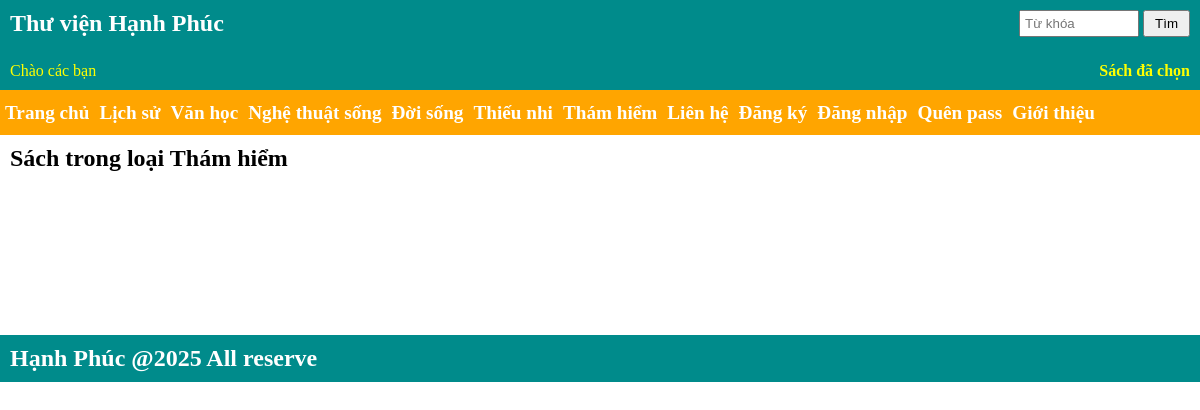
The app's page /index.php?page=sach_trong_loai&id=6 with its own data.
### tables this page shows
CREATE TABLE `loai_sach` (
  `id` int(11) NOT NULL COMMENT 'id sách',
  `ten` varchar(50) NOT NULL COMMENT 'Tên loại sách',
  `thu_tu` int(11) DEFAULT 0 COMMENT 'Thứ tự',
  `an_hien` tinyint(1) DEFAULT 0 COMMENT '0 là ẩn, 1 là hiện'
);

### controller/SiteController.php (called while the page is built, shortened)
<?php
require_once "model/Database.php";
class SiteController{
    function __construct(){
        $db = new Database();
        $this->loai_arr = $db->Lay_Loai();
    }
    function sach_trong_loai(){
        $id = $_GET['id'];
        $db = new Database;
        $ten_loai = $db->Lay_Ten_Loai($id);
        include "views/layout.php";
    }
}

### model/Database.php (called while the page is built, shortened)
<?php
class Database {
  private $conn;
  function __construct(){
    try {
        $str = "mysql:host=".DB_HOST."; dbname=". DB_NAME."; charset=utf8";
        $this->conn = new PDO($str, DB_USER , DB_PASS);
    }
    catch(Exception $e ){
        die("Lỗi kết nối database : " . $e->getMessage());
    }
  }
  function Lay_Ten_Loai( $id_loai) {
    $sql ="SELECT * FROM loai_sach WHERE id= $id_loai";
    $kq =  $this->conn -> query( $sql );
    $row = $kq->fetch(PDO::FETCH_ASSOC);
    return $row['ten'];
  }
  function Lay_Loai( ) {
    $sql = "Select * from loai_sach WHERE an_hien =1 ORDER By thu_tu ASC";
    $kq =  $this->conn -> query($sql);
    return $kq->fetchAll(PDO::FETCH_ASSOC);
  }
 }

### views/layout.php (the view, shortened to what this page needs)
<!DOCTYPE html>
<html>
<head>
    <link rel="stylesheet" href="<?=PUBLIC_URL?>/css/c1.css">
</head>
<body>
    <div class="container">
        <header><?php include "views/header.php"; ?></header>
        <nav> <?php include "views/nav.php"; ?> </nav>
        <main> <?php include $mainview ?> </main>
        <footer><?php include "views/footer.php";?> </footer>
    </div>
</body>
</html>

### views/nav.php
<ul> <li> <a href="index.php">Trang chủ</a> </li>
     <?php foreach($this->loai_arr as $row_loai) {  ?>
     <li> <a href="index.php?page=sach_trong_loai&id=<?=$row_loai['id']?>">
           <?=$row_loai['ten']?>
          </a>
     </li>
     <?php } ?>
     <li> <a href="index.php?page=lien_he">Liên hệ</a> </li>
     <?php if (isset($_SESSION['ho_ten']) == false) { ?>
     <li> <a href="index.php?page=dang_ky">Đăng ký</a> </li>
     <li> <a href="index.php?page=dang_nhap">Đăng nhập</a> </li>
     <li> <a href="index.php?page=quen_pass">Quên pass</a> </li>
     <?php } else { ?>
      <li> <a href="index.php?page=doi_pass">Đổi pass</a> </li>
      <li> <a href="index.php?page=thoat">Thoát</a> </li>
     <?php } ?>
     <li> <a href="index.php?page=gioi_thieu">Giới thiệu</a> </li>
</ul>

### views/sach_trong_loai.php (shortened to what this page needs)
<div class="list_sp">
  <h2> Sách trong loại <?php echo $ten_loai ;?> </h2>
</div>

### public/css/c1.css (style rules this page uses)
* { padding:0; margin:0 ; box-sizing: border-box; }
a { text-decoration: none; }
.container { width: 1200px; margin:auto }
.container > header { height: 90px; background: darkcyan; color:white; padding: 10px; position:relative }
.container > footer { min-height: 45px; background:darkcyan; color:white; padding: 10px }
.container > main { min-height: 200px; }
.container > nav { background: orange; }
.container > nav > ul { list-style: none; display: flex; height: 45px; }
.container > nav > ul > li { text-align: center; padding: 0 5px; font-size: 1.2em; }
.container > nav > ul > li > a { line-height: 45px; color: white; font-weight: 600; }

### views/sach_trong_loai.php (style rules this page uses)
.list_sp h2 { padding: 10px }

### records on screen
loai_sach: ten "Lịch sử"
loai_sach: ten "Văn học"
loai_sach: ten "Nghệ thuật sống"
loai_sach: ten "Đời sống"
loai_sach: ten "Thiếu nhi"
loai_sach: ten "Thám hiểm"
